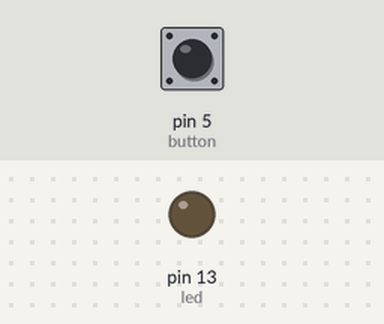
Bench run of a sketch on a simulated Arduino Uno, built with avr-gcc and run on an emulated ATmega328P. On the bench: output pins drawn as LEDs (lit = HIGH). The inputs (shaded band) are chosen by the test bench; at power-on: pin 5 (button) LOW.

Above: at 1.2 s.
1.3 s: pin 5 (button) pulled HIGH for 0.15 s
At 2.1 s:
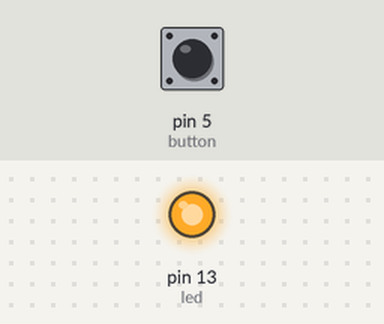
3.0 s: pin 5 (button) pulled HIGH for 0.15 s
At 3.1 s:
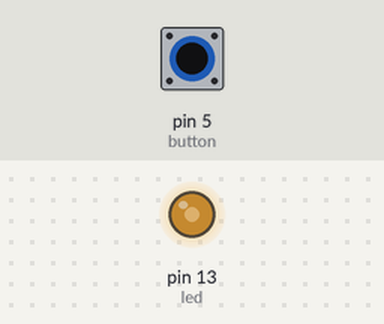
4.7 s: pin 5 (button) pulled HIGH for 1 s
At 6.7 s:
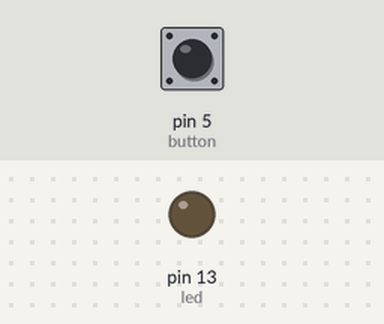
7.2 s: pin 5 (button) pulled HIGH for 3.2 s
At 7.9 s:
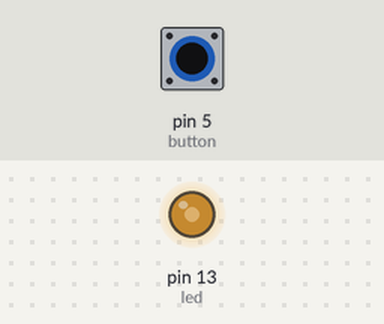
Timing chart, 0 to 11.9 s (numbered marks = the images above; inputs shaded):
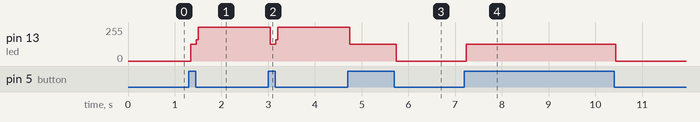

Measured:
- after the input at 1.3 s, pin 13 (led): 0/255 → 126/255 at once, → 255/255 0.12 s later
- after the input at 3.0 s, pin 13 (led): 255/255 → 126/255 at once, → 255/255 0.12 s later
- after the input at 4.7 s, pin 13 (led): 255/255 → 126/255 at once, → 0/255 1.0 s later
- after the input at 7.2 s, pin 13 (led): 0/255 → 126/255 at once, → 0/255 3.2 s later

The sketch:

buildingLED.ino
```cpp
//Jun Chen
//led switch

int led = 13; // the pin the LED is connected to
int button = 5;

int buttonState = HIGH;
int inputReading;

void setup() {
  pinMode(led, OUTPUT); // Declare the LED as an output
  pinMode(button, INPUT);
}

void loop() {
  inputReading = digitalRead(button);
  if(inputReading==HIGH){
    if(buttonState==HIGH){
      buttonState=LOW; // Turn the LED off
    }else{
      buttonState=HIGH; // Turn the LED on
    }
    digitalWrite(led, buttonState);
  }
}
```
